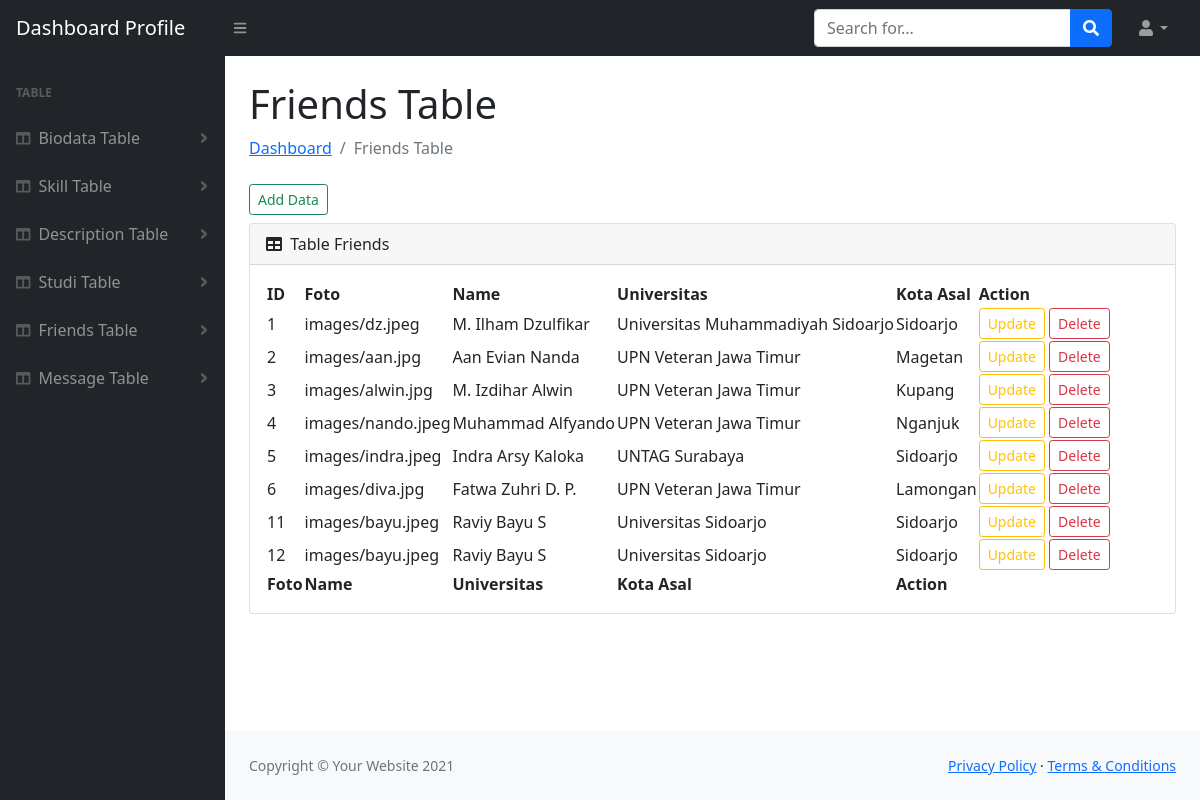
The page /dashboard/friends.php on the database its author committed.
### tables this page shows
CREATE TABLE `teman` (
  `id` int(11) NOT NULL,
  `foto` varchar(255) NOT NULL,
  `name` varchar(255) NOT NULL,
  `universitas` varchar(50) NOT NULL,
  `kota_asal` varchar(50) NOT NULL
);

### dashboard/conn.php (called while the page is built, shortened)
<?php
    function connection(){
        $servername = "localhost";
        $username = "dev_web";
        $password = "masukaja12";
        $dbname = "dev_web";
        $conn = new mysqli($servername, $username, $password, $dbname);
        return $conn;
    }
?>

### dashboard/friends.php (the view, shortened to what this page needs)
<?php
    include('conn.php');
?>
<!DOCTYPE html>
<html lang="en">
    <head>
        <link href="https://cdn.jsdelivr.net/npm/simple-datatables@latest/dist/style.css" rel="stylesheet" />
        <link href="css/styles.css" rel="stylesheet" />
    </head>
    <body class="sb-nav-fixed">
        <nav class="sb-topnav navbar navbar-expand navbar-dark bg-dark">
            <a class="navbar-brand ps-3" href="<?php echo 'index.php';?>">Dashboard Profile</a>
            <button class="btn btn-link btn-sm order-1 order-lg-0 me-4 me-lg-0" id="sidebarToggle" href="#!"><i class="fas fa-bars"></i></button>
            <form class="d-none d-md-inline-block form-inline ms-auto me-0 me-md-3 my-2 my-md-0">
                <div class="input-group">
                    <input class="form-control" type="text" placeholder="Search for..." aria-label="Search for..." aria-describedby="btnNavbarSearch" />
                    <button class="btn btn-primary" id="btnNavbarSearch" type="button"><i class="fas fa-search"></i></button>
                </div>
            </form>
            <ul class="navbar-nav ms-auto ms-md-0 me-3 me-lg-4">
                <li class="nav-item dropdown">
                    <a class="nav-link dropdown-toggle" id="navbarDropdown" href="#" role="button" data-bs-toggle="dropdown" aria-expanded="false"><i class="fas fa-user fa-fw"></i></a>
                </li>
            </ul>
        </nav>
        <div id="layoutSidenav">
            <div id="layoutSidenav_nav">
                <nav class="sb-sidenav accordion sb-sidenav-dark" id="sidenavAccordion">
                    <div class="sb-sidenav-menu">
                        <div class="nav">
                            <div class="sb-sidenav-menu-heading">Table</div>
                            <a class="nav-link collapsed" href="#" data-bs-toggle="collapse" data-bs-target="#biodata" aria-expanded="false" aria-controls="collapseLayouts">
                                <div class="sb-nav-link-icon"><i class="fas fa-columns"></i></div>
                                Biodata Table
                                <div class="sb-sidenav-collapse-arrow"><i class="fas fa-angle-down"></i></div>
                            </a>
                            <a class="nav-link collapsed" href="#" data-bs-toggle="collapse" data-bs-target="#skill" aria-expanded="false" aria-controls="collapseLayouts">
                                <div class="sb-nav-link-icon"><i class="fas fa-columns"></i></div>
                                Skill Table
                                <div class="sb-sidenav-collapse-arrow"><i class="fas fa-angle-down"></i></div>
                            </a>
                            <a class="nav-link collapsed" href="#" data-bs-toggle="collapse" data-bs-target="#description" aria-expanded="false" aria-controls="collapseLayouts">
                                <div class="sb-nav-link-icon"><i class="fas fa-columns"></i></div>
                                Description Table
                                <div class="sb-sidenav-collapse-arrow"><i class="fas fa-angle-down"></i></div>
                            </a>
                            <a class="nav-link collapsed" href="#" data-bs-toggle="collapse" data-bs-target="#studi" aria-expanded="false" aria-controls="collapseLayouts">
                                <div class="sb-nav-link-icon"><i class="fas fa-columns"></i></div>
                                Studi Table
                                <div class="sb-sidenav-collapse-arrow"><i class="fas fa-angle-down"></i></div>
                            </a>
                            <a class="nav-link collapsed" href="#" data-bs-toggle="collapse" data-bs-target="#teman" aria-expanded="false" aria-controls="collapseLayouts">
                                <div class="sb-nav-link-icon"><i class="fas fa-columns"></i></div>
                                Friends Table
                                <div class="sb-sidenav-collapse-arrow"><i class="fas fa-angle-down"></i></div>
                            </a>
                            <a class="nav-link collapsed" href="#" data-bs-toggle="collapse" data-bs-target="#message" aria-expanded="false" aria-controls="collapseLayouts">
                                <div class="sb-nav-link-icon"><i class="fas fa-columns"></i></div>
                                Message Table
                                <div class="sb-sidenav-collapse-arrow"><i class="fas fa-angle-down"></i></div>
                            </a>
                        </div>
                    </div>
                </nav>
            </div>
            <div id="layoutSidenav_content">
                <main>
                    <div class="container-fluid px-4">
                        <h1 class="mt-4">Friends Table</h1>
                        <ol class="breadcrumb mb-4">
                            <li class="breadcrumb-item"><a href="<?php echo 'index.php';?>">Dashboard</a></li>
                            <li class="breadcrumb-item active">Friends Table</li>
                        </ol>
                        <a href="<?php echo 'module/friends/create.php';?>" class="btn btn-outline-success btn-sm mb-2"> Add Data</a>
                        <div class="card mb-4">
                            <div class="card-header">
                                <i class="fas fa-table me-1"></i>
                                Table Friends
                            </div>
                            <div class="card-body">
                                <table id="datatablesSimple">
                                    <thead>
                                        <tr>
                                            <th>ID</th>
                                            <th>Foto</th>
                                            <th>Name</th>
                                            <th>Universitas</th>
                                            <th>Kota Asal</th>
                                            <th>Action</th>
                                        </tr>
                                    </thead>
                                    <tbody>
                                        <?php
                                            $query = "SELECT * FROM teman";
                                            $result = mysqli_query(connection(),$query);
                                        ?>
                                        <?php while($data = mysqli_fetch_array($result)): ?>
                                        <tr>
                                            <td><?php echo $data['id']; ?></td>
                                            <td><?php echo $data['foto']; ?></td>
                                            <td><?php echo $data['name']; ?></td>
                                            <td><?php echo $data['universitas']; ?></td>
                                            <td><?php echo $data['kota_asal']; ?></td>
                                            <td>
                                                <a href="<?php echo "module/friends/update.php?id=".$data['id']; ?>" class="btn btn-outline-warning btn-sm"> Update</a>
                                                <a href="<?php echo "module/friends/delete.php?id=".$data['id']; ?>" class="btn btn-outline-danger btn-sm"> Delete</a>
                                            </td>
                                        </tr>
                                        <?php endwhile ?>
                                    </tbody>
                                    <tfoot>
                                        <tr>
                                            <th>Foto</th>
                                            <th>Name</th>
                                            <th>Universitas</th>
                                            <th>Kota Asal</th>
                                            <th>Action</th>
                                        </tr>
                                    </tfoot>
                                </table>
                            </div>
                        </div>
                    </div>
                </main>
                <footer class="py-4 bg-light mt-auto">
                    <div class="container-fluid px-4">
                        <div class="d-flex align-items-center justify-content-between small">
                            <div class="text-muted">Copyright &copy; Your Website 2021</div>
                            <div>
                                <a href="#">Privacy Policy</a>
                                &middot;
                                <a href="#">Terms &amp; Conditions</a>
                            </div>
                        </div>
                    </div>
                </footer>
            </div>
        </div>
    </body>
</html>

### rows shown on the page
teman: id "1", foto "images/dz.jpeg", name "M. Ilham Dzulfikar", universitas "Universitas Muhammadiyah Sidoarjo", kota_asal "Sidoarjo"
teman: id "2", foto "images/aan.jpg", name "Aan Evian Nanda", universitas "UPN Veteran Jawa Timur", kota_asal "Magetan"
teman: id "3", foto "images/alwin.jpg", name "M. Izdihar Alwin", universitas "UPN Veteran Jawa Timur", kota_asal "Kupang"
teman: id "4", foto "images/nando.jpeg", name "Muhammad Alfyando", universitas "UPN Veteran Jawa Timur", kota_asal "Nganjuk"
teman: id "5", foto "images/indra.jpeg", name "Indra Arsy Kaloka", universitas "UNTAG Surabaya", kota_asal "Sidoarjo"
teman: id "6", foto "images/diva.jpg", name "Fatwa Zuhri D. P.", universitas "UPN Veteran Jawa Timur", kota_asal "Lamongan"
teman: id "11", foto "images/bayu.jpeg", name "Raviy Bayu S", universitas "Universitas Sidoarjo", kota_asal "Sidoarjo"
teman: id "12", foto "images/bayu.jpeg", name "Raviy Bayu S", universitas "Universitas Sidoarjo", kota_asal "Sidoarjo"
